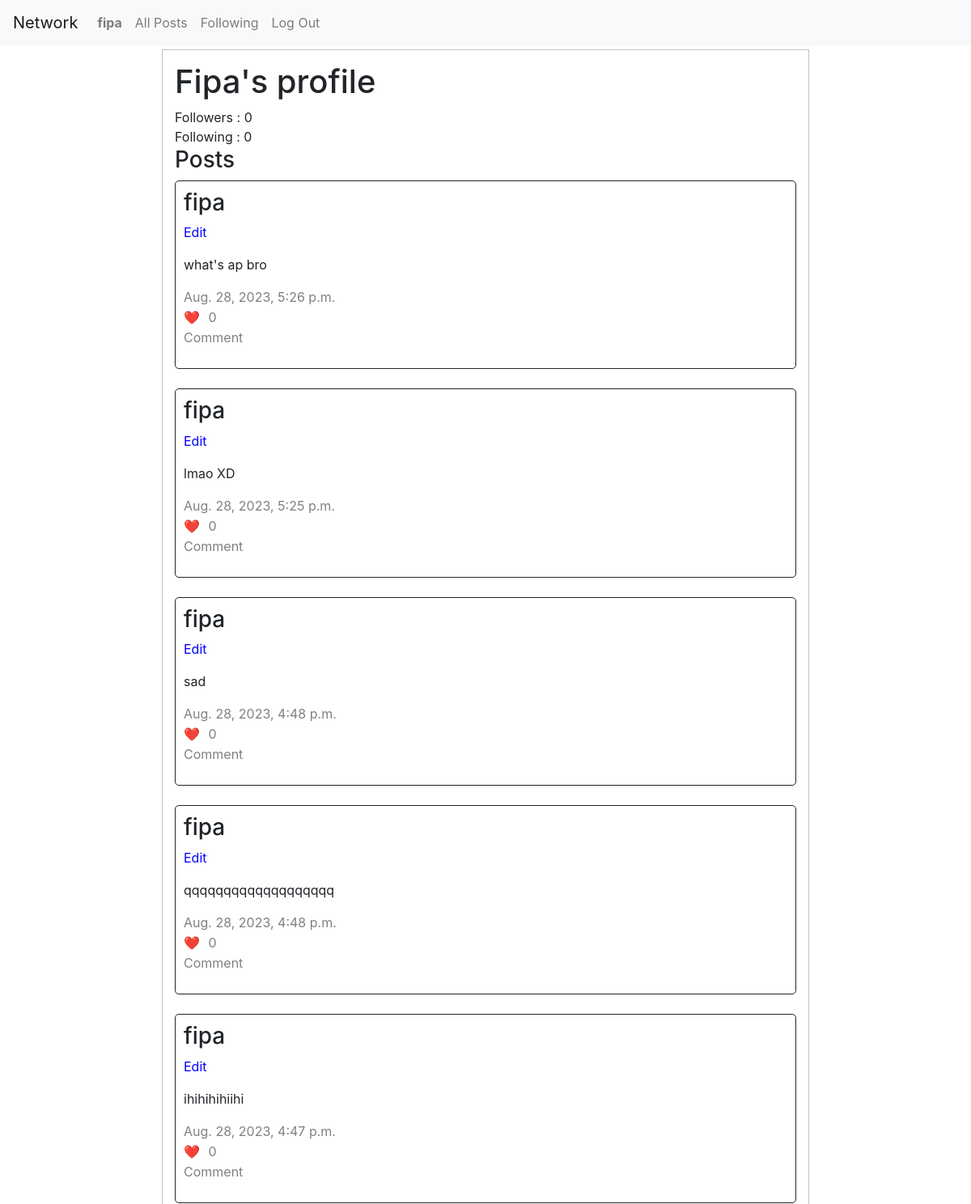
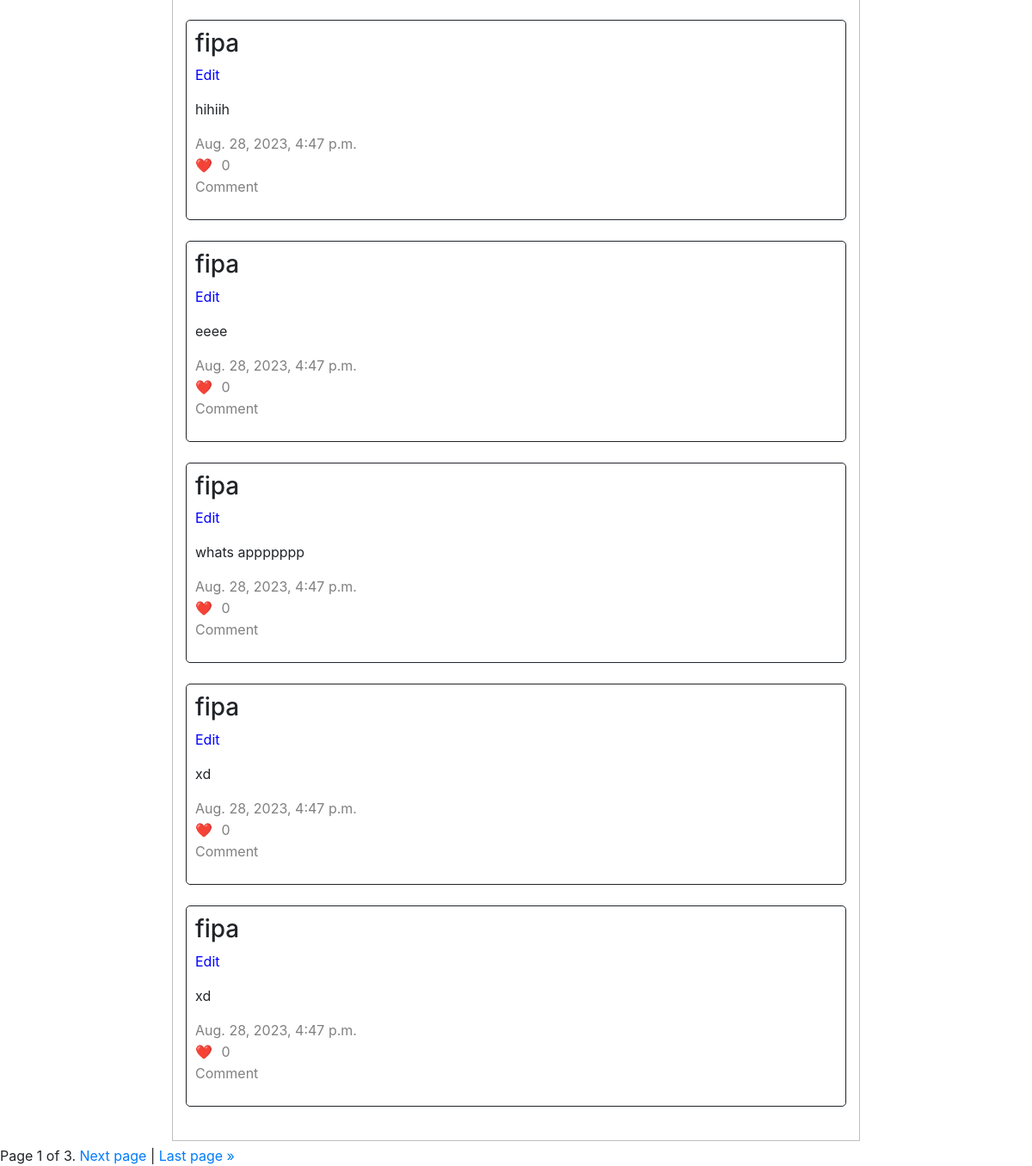
The page /profile/fipa (signed in) on the database as committed earlier (2 pictures, top to bottom).
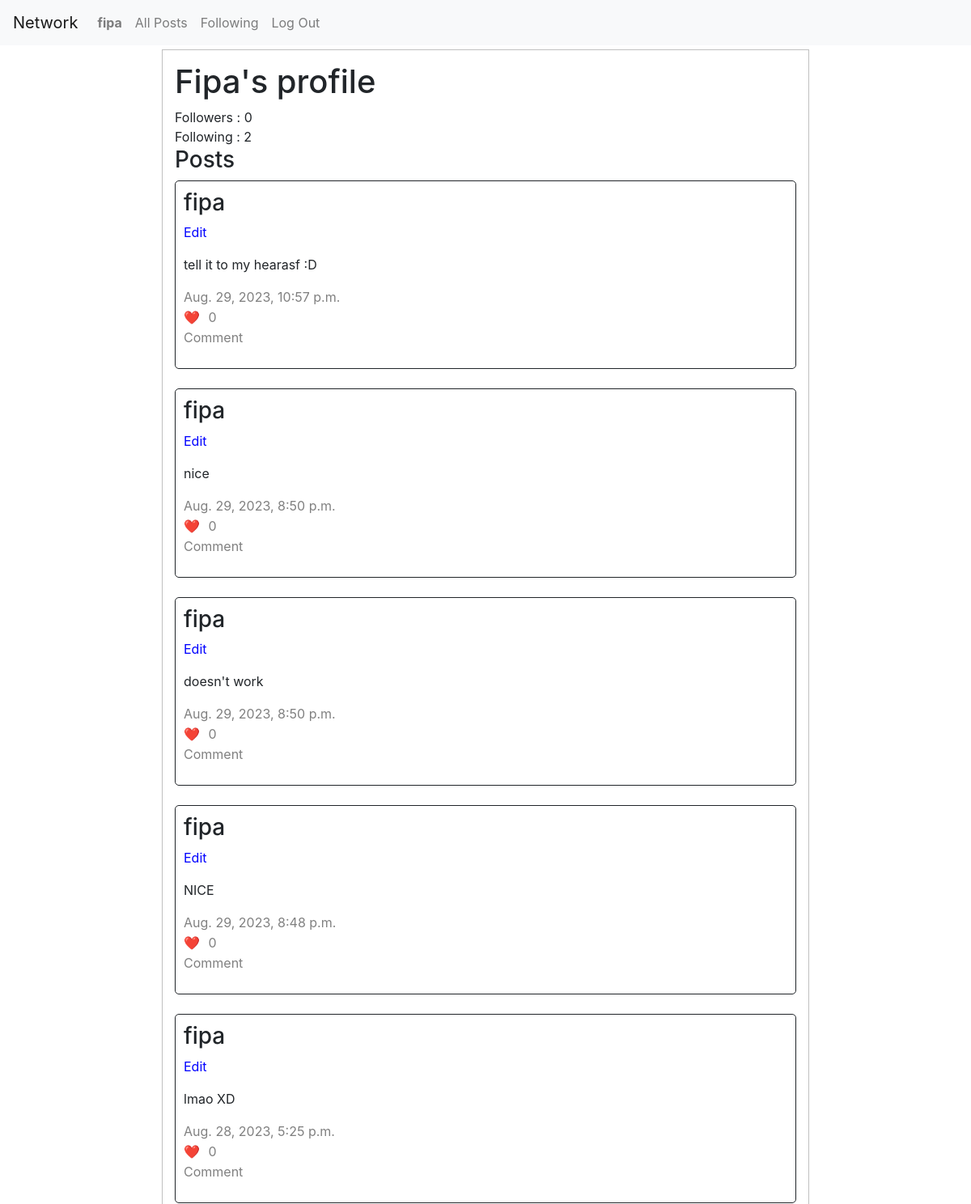
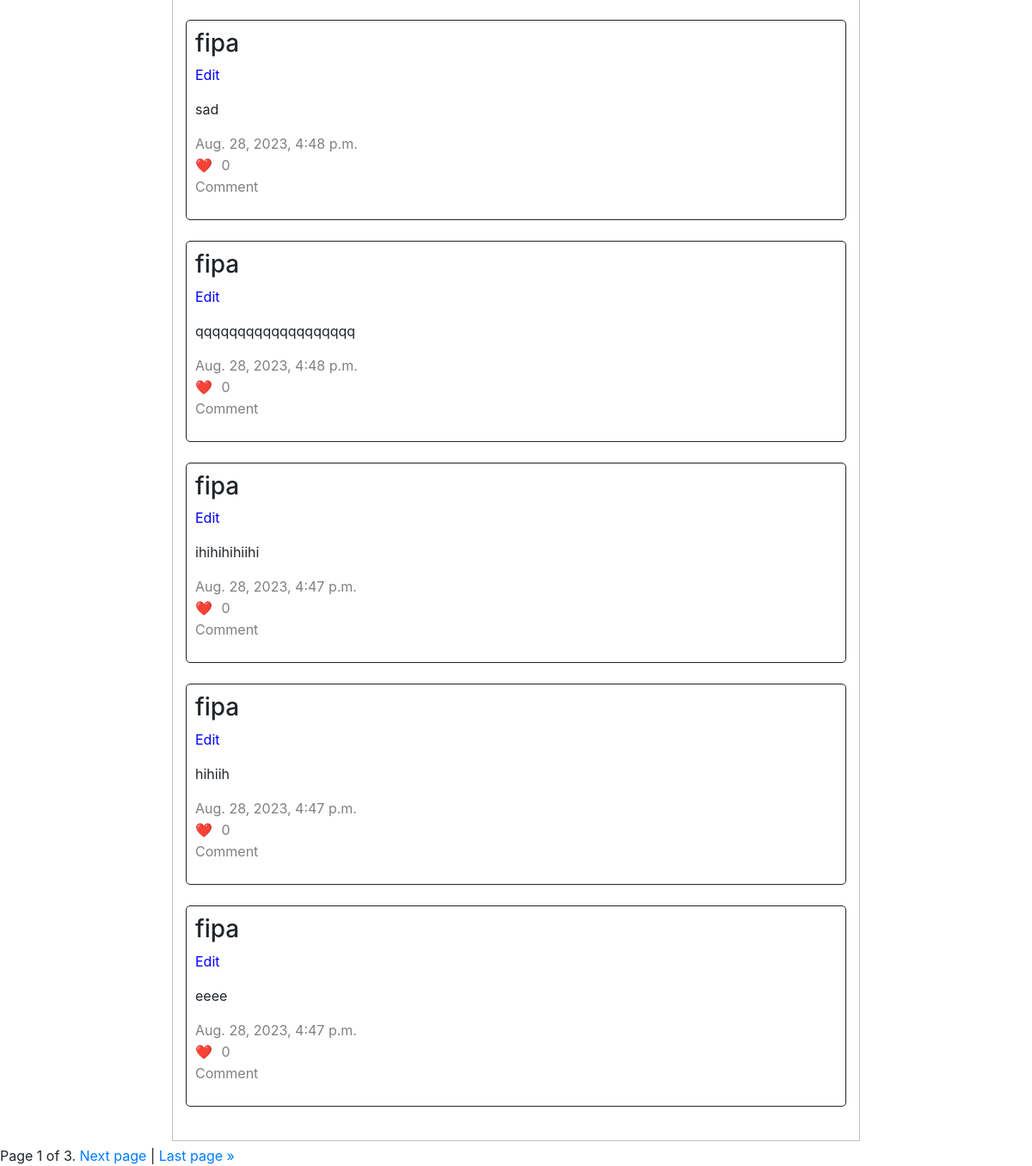
The same page on the database as committed later (2 pictures, top to bottom).
### network/models.py (models this page shows)
class User(AbstractUser):
    followers = models.JSONField(default=list)
    following = models.JSONField(default=list)

class NewPost(models.Model):
    posted_by = models.ForeignKey(User, on_delete=models.CASCADE, related_name='user')
    text = models.CharField(max_length=1000)
    timestamp = models.DateTimeField(default=timezone.now())
    likes = models.IntegerField(default=0)

### network/views.py (the view, shortened to what this page needs)
# urls.py: path("profile/<str:username>", views.profile, name="profile"),
@login_required
def profile(request, username):
    page_obj = paginator(request, 'profile', username)
    if username == request.user.username:
        follow = False
        followed = False
    return render(request, "network/profile.html", {
        "user": request.user,
        "user_profile": User.objects.get(username=username),
        "posts": page_obj,
        "follow": follow,
        "followed": followed,
    })

### network/views.py (called while the page is built)
def paginator(request, mode, username):
    page_number = request.GET.get('page')
    if mode == 'all':
        posts = NewPost.objects.all().order_by('-timestamp')
    elif mode == 'following':
        following = User.objects.filter(username__in=request.user.following).values_list('id', flat=True)
        posts = NewPost.objects.filter(posted_by__in=following).order_by('-timestamp')
    elif mode == 'profile':
        posts = NewPost.objects.filter(posted_by=User.objects.get(username=username)).order_by('-timestamp')
    paginator = Paginator(posts, 10)
    page_obj = paginator.get_page(page_number)
    return page_obj

### network/templates/network/profile.html (shortened to what this page needs)
{% extends "network/layout.html" %}
{% block body %}
    <div id="profile">
        <h1>{{ user_profile.username|capfirst }}'s profile</h1>
        Followers : {{ user_profile.followers|length }} <br>
        Following : {{ user_profile.following|length }} <br>
        <h3>Posts</h3>
        {% if posts %}
            {% for post in posts %}
                <div class="posts">
                    <h3><a class="profilelink" data-id="{{ post.id }}">{{ post.posted_by.username }}</a></h3>
                    <p class="edit_button" id="edit_post_{{ post.id }}" data-id="{{ post.id }}">Edit</p>
                    <p id="text_{{ post.id }}">{{ post.text }}</p>
                    <span class="greytext">{{ post.timestamp }}</span><br>
                    <div class="like_div">
                        <span>❤️</span>
                        <button class="like_button" data-id="{{ post.id }}">{{ post.likes }}</button>
                    </div>
                    <p class="greytext">Comment</p>
                </div><br>
            {% endfor %}
        {% else %}
            {{ user_profile.username }} haven't posted anything yet!
        {% endif %}
    </div>
{% endblock %}

### network/templates/network/layout.html (shortened to what this page needs)
{% load static %}
<!DOCTYPE html>
<html lang="en">
    <head>
        <link rel="stylesheet" href="https://stackpath.bootstrapcdn.com/bootstrap/4.4.1/css/bootstrap.min.css">
        <link href="{% static 'network/styles.css' %}" rel="stylesheet">
    </head>
    <body>
        <nav class="navbar navbar-expand-lg navbar-light bg-light">
            <a class="navbar-brand" href="{% url 'index' %}">Network</a>
            <div>
              <ul class="navbar-nav mr-auto">
                {% if user.is_authenticated %}
                    <li class="nav-item">
                        <a class="nav-link" href="{% url 'profile' user.username %}"><strong>{{ user.username }}</strong></a>
                    </li>
                {% endif %}
                <li class="nav-item">
                  <a class="nav-link" href="{% url 'index' %}">All Posts</a>
                </li>
                {% if user.is_authenticated %}
                    <li class="nav-item">
                        <a class="nav-link" href="{% url 'following' %}">Following</a>
                    </li>
                    <li class="nav-item">
                        <a class="nav-link" href="{% url 'logout' %}">Log Out</a>
                    </li>
                {% endif %}
              </ul>
            </div>
          </nav>
        <div class="body">
            {% block body %}
            {% endblock %}
            {% if user.is_authenticated %}
                <div class="pagination">
                    <span class="step-links">
                        <span class="current">
                            Page {{ posts.number }} of {{ posts.paginator.num_pages }}.
                        </span>
                        {% if posts.has_next %}
                            <a href="?page={{ posts.next_page_number }}">Next page</a> |
                            <a href="?page={{ posts.paginator.num_pages }}">Last page &raquo;</a>
                        {% endif %}
                    </span>
                </div>
            {% endif %}
        </div>
    </body>
</html>

### network/static/network/styles.css (style rules this page uses)
.posts, #new_post { padding: 10px; border: 1px solid; border-radius: 5px; }
.greytext { color: gray; text-decoration: none; }
.profilelink { text-decoration: none; color: black; }
#profile { width: 800px; height: auto; margin: 5px auto; border: 0.5px silver solid; padding: 15px; }
.edit_button { color: blue; }
.like_div button { display: inline; color: gray; border: 0; background-color: white; }

Rows that differ between the two databases and show on the page:
no longer on this page (row unchanged): NewPost: posted_by.username "fipa", text "whats appppppp", timestamp "Aug. 28, 2023, 4:47 p.m.", likes "0"
no longer on this page (row unchanged): NewPost: posted_by.username "fipa", text "xd", timestamp "Aug. 28, 2023, 4:47 p.m.", likes "0"
no longer on this page (row unchanged): NewPost: posted_by.username "fipa", text "xd", timestamp "Aug. 28, 2023, 4:47 p.m.", likes "0"
changed User "Fipa": following|length "0" → "2"
added NewPost: posted_by.username "fipa", text "tell it to my hearasf :D", timestamp "Aug. 29, 2023, 10:57 p.m.", likes "0"
added NewPost: posted_by.username "fipa", text "nice", timestamp "Aug. 29, 2023, 8:50 p.m.", likes "0"
added NewPost: posted_by.username "fipa", text "doesn't work", timestamp "Aug. 29, 2023, 8:50 p.m.", likes "0"
changed NewPost: text "what's ap bro" → "NICE"; timestamp "Aug. 28, 2023, 5:26 p.m." → "Aug. 29, 2023, 8:48 p.m."
